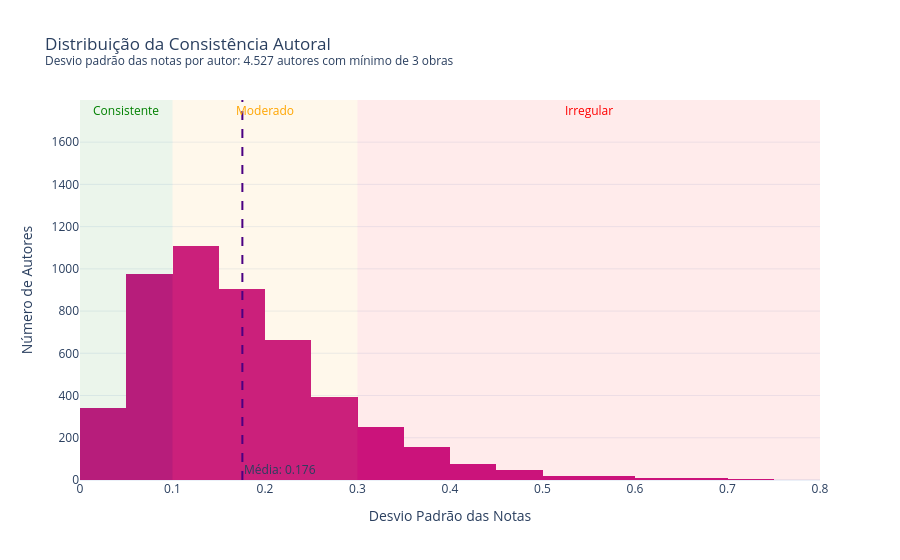

Source (notebook cell):
### Markdown cell above
## 1. Como a Consistência se Distribui entre os Autores?

O primeiro passo é entender se a inconsistência é um fenômeno raro ou comum no catálogo. Classificamos os autores em três grupos com base nos seguintes limites:

- **Desvio < 0.1** → autor **muito consistente**: qualidade quase constante entre todas as obras
- **Desvio entre 0.1 e 0.3** → autor **moderado**: variação aceitável
- **Desvio > 0.3** → autor **muito irregular**: obras com qualidade muito variada

### Code cell
fig = px.histogram(
    stats,
    x='desvio_nota',
    title='Distribuição da Consistência Autoral<br><sup>Desvio padrão das notas por autor: 4.527 autores com mínimo de 3 obras</sup>',
    labels={'desvio_nota': 'Desvio Padrão das Notas', 'count': 'Número de Autores'},
    color_discrete_sequence=['#C71585'],
    template='plotly_white'
)

fig.update_traces(xbins=dict(start=0, end=0.8, size=0.05))

fig.add_vrect(x0=0, x1=0.1, fillcolor='green', opacity=0.08, line_width=0)
fig.add_vrect(x0=0.1, x1=0.3, fillcolor='orange', opacity=0.08, line_width=0)
fig.add_vrect(x0=0.3, x1=0.8, fillcolor='red', opacity=0.08, line_width=0)

fig.add_annotation(x=0.05, y=1750, text='Consistente', showarrow=False,
                   font=dict(color='green', size=12))
fig.add_annotation(x=0.2, y=1750, text='Moderado', showarrow=False,
                   font=dict(color='orange', size=12))
fig.add_annotation(x=0.55, y=1750, text='Irregular', showarrow=False,
                   font=dict(color='red', size=12))

fig.add_vline(x=stats['desvio_nota'].mean(), line_dash='dash', line_color='#4B0082',
              annotation_text=f'Média: {stats["desvio_nota"].mean():.3f}',
              annotation_position='bottom right')

fig.update_layout(
    xaxis_title='Desvio Padrão das Notas',
    yaxis_title='Número de Autores',
    xaxis_range=[0, 0.8]
)
fig.show()

### Figure 1 — Plotly figure (JSON) as saved in the notebook; plotly's stock layout.template omitted (floating-point values rounded to 4 significant figures; data arrays with more than 128 entries replaced by an {"elided": "..."} marker saying what was removed)
{"data": [{"bingroup": "x", "hovertemplate": "Desvio Padrão das Notas=%{x}<br>count=%{y}<extra></extra>", "legendgroup": "", "marker": {"color": "#C71585", "pattern": {"shape": ""}}, "name": "", "orientation": "v", "showlegend": false, "type": "histogram", "x": {"elided": "4978 float values"}, "xaxis": "x", "xbins": {"end": 0.8, "size": 0.05, "start": 0}, "yaxis": "y"}], "layout": {"annotations": [{"font": {"color": "green", "size": 12}, "showarrow": false, "text": "Consistente", "x": 0.05, "y": 1750}, {"font": {"color": "orange", "size": 12}, "showarrow": false, "text": "Moderado", "x": 0.2, "y": 1750}, {"font": {"color": "red", "size": 12}, "showarrow": false, "text": "Irregular", "x": 0.55, "y": 1750}, {"showarrow": false, "text": "Média: 0.176", "x": 0.1755, "xanchor": "left", "xref": "x", "y": 0, "yanchor": "bottom", "yref": "y domain"}], "barmode": "relative", "legend": {"tracegroupgap": 0}, "shapes": [{"fillcolor": "green", "line": {"width": 0}, "opacity": 0.08, "type": "rect", "x0": 0, "x1": 0.1, "xref": "x", "y0": 0, "y1": 1, "yref": "y domain"}, {"fillcolor": "orange", "line": {"width": 0}, "opacity": 0.08, "type": "rect", "x0": 0.1, "x1": 0.3, "xref": "x", "y0": 0, "y1": 1, "yref": "y domain"}, {"fillcolor": "red", "line": {"width": 0}, "opacity": 0.08, "type": "rect", "x0": 0.3, "x1": 0.8, "xref": "x", "y0": 0, "y1": 1, "yref": "y domain"}, {"line": {"color": "#4B0082", "dash": "dash"}, "type": "line", "x0": 0.1755, "x1": 0.1755, "xref": "x", "y0": 0, "y1": 1, "yref": "y domain"}], "title": {"text": "Distribuição da Consistência Autoral<br><sup>Desvio padrão das notas por autor: 4.527 autores com mínimo de 3 obras</sup>"}, "xaxis": {"anchor": "y", "domain": [0, 1], "range": [0, 0.8], "title": {"text": "Desvio Padrão das Notas"}}, "yaxis": {"anchor": "x", "domain": [0, 1], "title": {"text": "Número de Autores"}}}}
